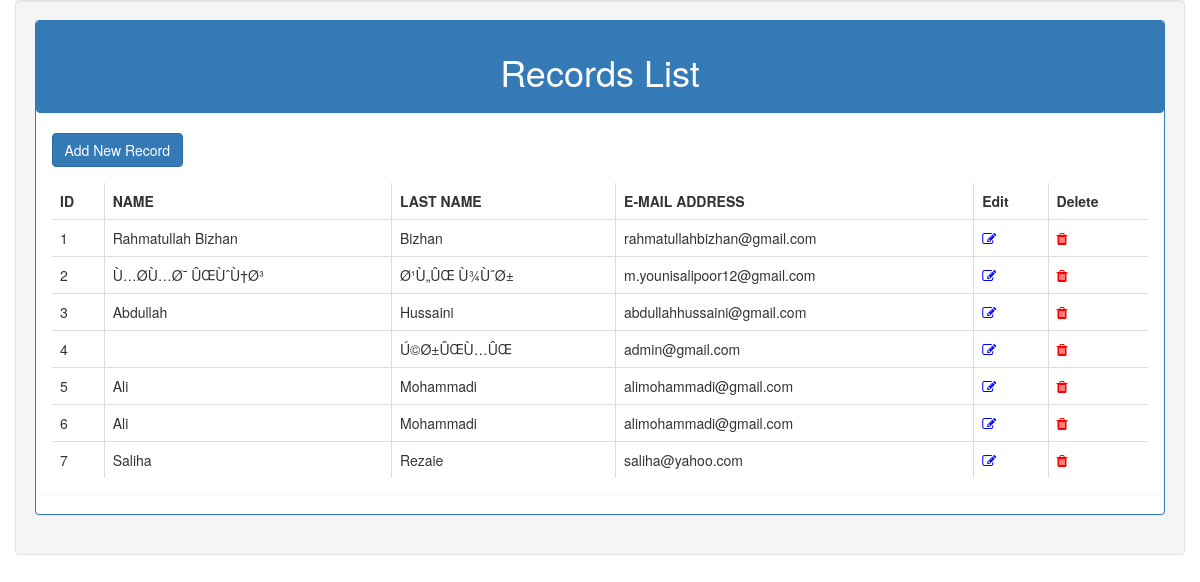
Page /list.php on the committed database.
### tables this page shows
CREATE TABLE `records` (
  `id` int(10) NOT NULL,
  `name` varchar(100) NOT NULL,
  `lastName` varchar(100) NOT NULL,
  `email` varchar(100) NOT NULL
);

### list.php (the view, shortened to what this page needs)
<!DOCTYPE html>
<html>
  <head>
    <link rel="stylesheet" href="css/bootstrap.min.css">
    <link rel="stylesheet" href="css/font-awesome.min.css">
  </head>
  <body>
    <div class="container well">
      <div class="panel panel-primary">
        <div class="panel panel-heading">
          <center><h1>Records List</h1></center>
        </div>
        &nbsp &nbsp <a href="index.php"><button type="button" name="button" class="btn btn-primary">Add New Record</button></a>
        <div class="panel panel-body">
          <table class="table table-bordered table-hovered">
            <tr>
              <th>ID</th>
              <th>NAME</th>
              <th>LAST NAME</th>
              <th>E-MAIL ADDRESS</th>
              <th>Edit</th>
              <th>Delete</th>
            </tr>
            <?php
            require_once('database.php');
            $select = "select * from records";
            $q = mysqli_query($con, $select);
            foreach ($q as $show) {?>
            <tr>
              <td><?php echo $show["id"]; ?></td>
              <td><?php echo $show["name"]; ?></td>
              <td><?php echo $show["lastName"]; ?></td>
              <td><?php echo $show["email"]; ?></td>
              <td><a href="editRecord.php?id= <?php echo $show ['id'] ?>"><span class="fa fa-edit" style="color: blue"></span></a></td>
              <td><a href="deleteRecord.php?id= <?php echo $show ['id'] ?>" onclick='return confirm("آیا مطمین استید حذف شود؟")'><span class="fa fa-trash" style="color: red"></span></a></td>
            </tr>
            <?php } ?>
          </table>
        </div>
      </div>
    </div>
  </body>
</html>

### rows in the picture
records: id "1", name "Rahmatullah Bizhan", lastName "Bizhan", email "rahmatullahbizhan@gmail.com"
records: id "2", name "Ù…Ø­Ù…Ø¯ ÛŒÙˆÙ†Ø³", lastName "Ø¹Ù„ÛŒ Ù¾ÙˆØ±", email "m.younisalipoor12@gmail.com"
records: id "3", name "Abdullah", lastName "Hussaini", email "abdullahhussaini@gmail.com"
records: id "4", lastName "Ú©Ø±ÛŒÙ…ÛŒ", email "admin@gmail.com"
records: id "5", name "Ali", lastName "Mohammadi", email "alimohammadi@gmail.com"
records: id "6", name "Ali", lastName "Mohammadi", email "alimohammadi@gmail.com"
records: id "7", name "Saliha", lastName "Rezaie", email "saliha@yahoo.com"
